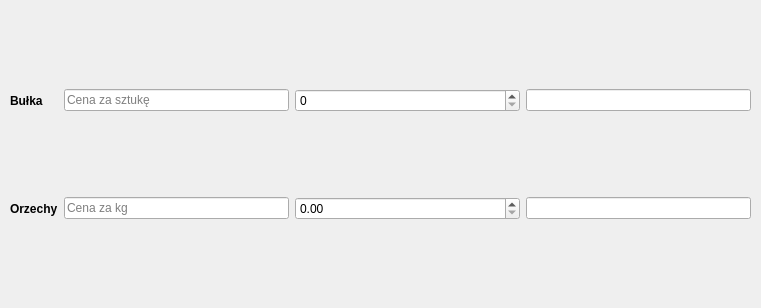
<?xml version="1.0" encoding="UTF-8"?>
<ui version="4.0">
 <class>Dialog</class>
 <widget class="QDialog" name="Dialog">
  <property name="geometry">
   <rect>
    <x>0</x>
    <y>0</y>
    <width>761</width>
    <height>308</height>
   </rect>
  </property>
  <property name="windowTitle">
   <string>Sklep</string>
  </property>
  <widget class="QWidget" name="gridLayoutWidget">
   <property name="geometry">
    <rect>
     <x>10</x>
     <y>10</y>
     <width>741</width>
     <height>291</height>
    </rect>
   </property>
   <layout class="QGridLayout" name="gridLayout">
    <item row="1" column="0">
     <widget class="QLabel" name="label_2">
      <property name="styleSheet">
       <string notr="true">font-weight:bold;</string>
      </property>
      <property name="text">
       <string>Orzechy</string>
      </property>
     </widget>
    </item>
    <item row="0" column="0">
     <widget class="QLabel" name="label">
      <property name="styleSheet">
       <string notr="true">font-weight:bold;</string>
      </property>
      <property name="text">
       <string>Bułka</string>
      </property>
     </widget>
    </item>
    <item row="0" column="2">
     <widget class="QSpinBox" name="rollSpin">
      <property name="sizePolicy">
       <sizepolicy hsizetype="Expanding" vsizetype="Fixed">
        <horstretch>0</horstretch>
        <verstretch>0</verstretch>
       </sizepolicy>
      </property>
     </widget>
    </item>
    <item row="1" column="1">
     <widget class="QLineEdit" name="nutPrice">
      <property name="text">
       <string/>
      </property>
      <property name="placeholderText">
       <string>Cena za kg</string>
      </property>
     </widget>
    </item>
    <item row="0" column="3">
     <widget class="QLineEdit" name="rollTotalPrice">
      <property name="readOnly">
       <bool>true</bool>
      </property>
     </widget>
    </item>
    <item row="0" column="1">
     <widget class="QLineEdit" name="rollPrice">
      <property name="text">
       <string/>
      </property>
      <property name="placeholderText">
       <string>Cena za sztukę</string>
      </property>
     </widget>
    </item>
    <item row="1" column="2">
     <widget class="QDoubleSpinBox" name="nuttSpin"/>
    </item>
    <item row="1" column="3">
     <widget class="QLineEdit" name="nutTotalPrice">
      <property name="readOnly">
       <bool>true</bool>
      </property>
     </widget>
    </item>
   </layout>
  </widget>
 </widget>
 <resources/>
 <connections/>
</ui>
